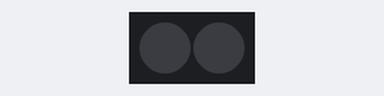
Bench run of a sketch on a simulated Arduino Uno, built with avr-gcc and run on an emulated ATmega328P. Shown: 2 RGB LEDs in strip order, left to right. Dim RGB values are drawn brighter than linear.

Above: at 1.1 s.
At 4.25 s:
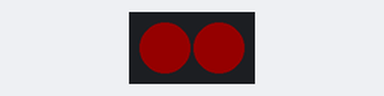
Timing chart, 0 to 4.8 s (numbered marks = the images above):
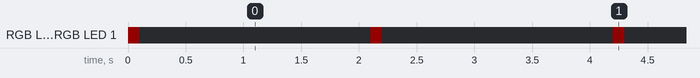

Measured:
- by itself, RGB LED 0, RGB LED 1: alternates RGB(20, 0, 0) for 0.10 s and off for 2.0 s

The sketch:

NEOPIXLE.ino
```cpp
#include <Adafruit_NeoPixel.h>

#define LED_PIN 18
#define NUM_LEDS 2

Adafruit_NeoPixel pixels(NUM_LEDS, LED_PIN, NEO_GRB + NEO_KHZ800);

void setup() {
  pixels.begin();
  pixels.show(); // Initialize all pixels to off
  pixels.setBrightness(20);
}

void loop() {
  // Example: Fill the strip with red color
  for (int i = 0; i < NUM_LEDS; i++) {
    pixels.setPixelColor(i, pixels.Color(255, 0, 0)); // Set pixel color to red (RGB)

  }
pixels.show(); // Update the strip
    delay(100); // Delay between pixels
  // Example: Turn off all LEDs
  pixels.clear();
  pixels.show();
  delay(2000); // Delay before repeating the loop
}
```
